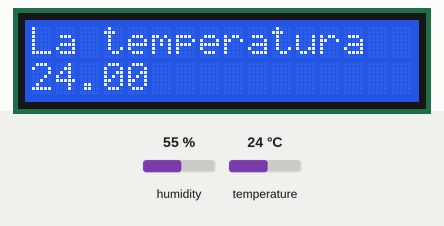
The sketch below on a simulated Arduino Uno, built with avr-gcc and run on an emulated ATmega328P. Parts: 16×2 character LCD. Inputs (shaded band) come from the test bench; at power-on: temperature 24 °C, humidity 55 %.

Above: at 1.2 s.
1.3 s: temperature set to 12 °C
At 3.2 s:
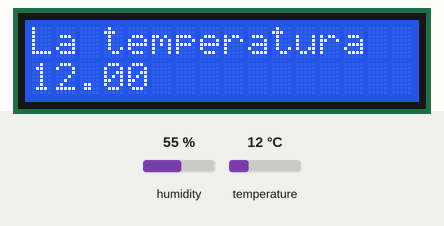
4.0 s: temperature set to 19 °C
At 4.8 s:
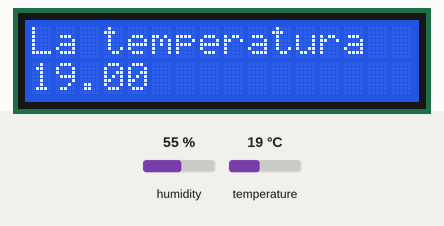
6.7 s: temperature set to 28 °C
At 9.3 s:
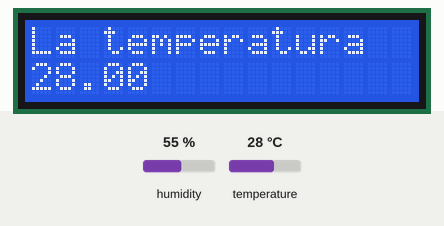
Timing chart, 0 to 10.8 s (numbered marks = the images above; inputs shaded):
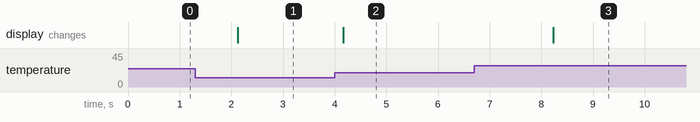

Measured:
- after the input at 1.3 s, the display: changes after 0.83 s (image 1)
- after the input at 4.0 s, the display: changes after 0.16 s (image 2)
- after the input at 6.7 s, the display: changes after 1.5 s (image 3)

The sketch:

sketch_dec20-12-2023.ino
```cpp
#include <LiquidCrystal.h>
#include <DHT.h>


// Configuración de pines
const int rs = 12;
const int en = 13;
const int d4 = 4;
const int d5 = 5;
const int d6 = 6;
const int d7 = 7;

const int pinSensor = 9;
float t;

// Crear un objeto de la clase LiquidCrystal
LiquidCrystal lcd(rs, en, d4, d5, d6, d7);

//Crea el objeto Temperatura
DHT temperatura (pinSensor, DHT11);

void setup() {
  // Inicializar el LCD con 16 columnas y 2 filas
  Serial.begin(9600);
  lcd.begin(16, 2);
  // Imprimir "Hola Mundo" en el LCD
  lcd.print("Hola Mundo ");
  lcd.setCursor(0,1);


  temperatura.begin();
}

void loop() {
  //
  t = temperatura.readTemperature();

  lcd.setCursor(0,0);
  lcd.print("La temperatura");

  lcd.setCursor(0,1);
  lcd.print(t);

  delay(500);
}
```
